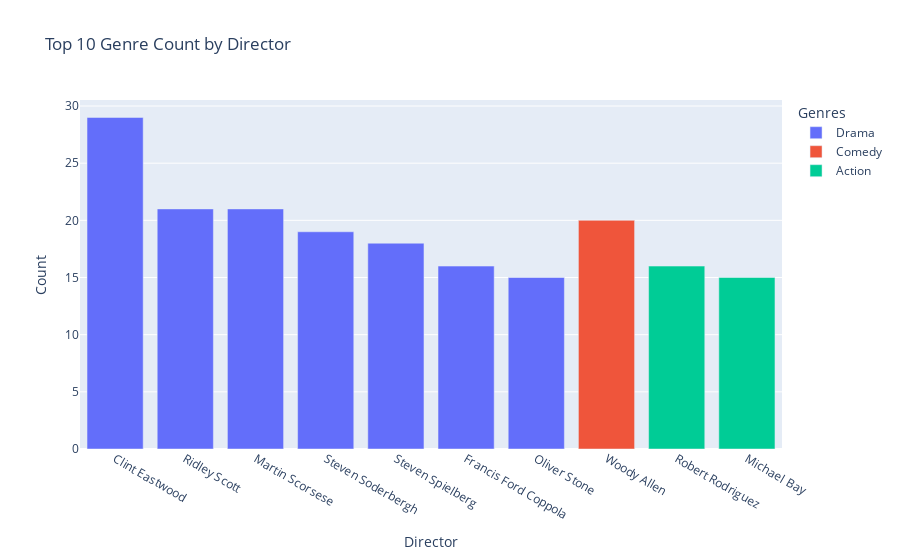

Notebook code cell kept with this figure:
### Code cell
# Buat variable grafik untuk ditampilkan
directorBar = px.bar(ndDirector, x="Director", y="Count", color="Genres", 
             title="Top 10 Genre Count by Director",
             labels={"Count": "Count", "Director": "Director"})

# Munculkan grafik
directorBar.show()

### Figure 1 — Plotly figure (JSON) as saved in the notebook; plotly's stock layout.template omitted (floating-point values rounded to 4 significant figures)
{"data": [{"alignmentgroup": "True", "hovertemplate": "Genres=Drama<br>Director=%{x}<br>Count=%{y}<extra></extra>", "legendgroup": "Drama", "marker": {"color": "#636efa", "pattern": {"shape": ""}}, "name": "Drama", "offsetgroup": "Drama", "orientation": "v", "showlegend": true, "textposition": "auto", "type": "bar", "x": ["Clint Eastwood", "Ridley Scott", "Martin Scorsese", "Steven Soderbergh", "Steven Spielberg", "Francis Ford Coppola", "Oliver Stone"], "xaxis": "x", "y": [29, 21, 21, 19, 18, 16, 15], "yaxis": "y"}, {"alignmentgroup": "True", "hovertemplate": "Genres=Comedy<br>Director=%{x}<br>Count=%{y}<extra></extra>", "legendgroup": "Comedy", "marker": {"color": "#EF553B", "pattern": {"shape": ""}}, "name": "Comedy", "offsetgroup": "Comedy", "orientation": "v", "showlegend": true, "textposition": "auto", "type": "bar", "x": ["Woody Allen"], "xaxis": "x", "y": [20], "yaxis": "y"}, {"alignmentgroup": "True", "hovertemplate": "Genres=Action<br>Director=%{x}<br>Count=%{y}<extra></extra>", "legendgroup": "Action", "marker": {"color": "#00cc96", "pattern": {"shape": ""}}, "name": "Action", "offsetgroup": "Action", "orientation": "v", "showlegend": true, "textposition": "auto", "type": "bar", "x": ["Robert Rodriguez", "Michael Bay"], "xaxis": "x", "y": [16, 15], "yaxis": "y"}], "layout": {"barmode": "relative", "legend": {"title": {"text": "Genres"}, "tracegroupgap": 0}, "title": {"text": "Top 10 Genre Count by Director"}, "xaxis": {"anchor": "y", "domain": [0, 1], "title": {"text": "Director"}}, "yaxis": {"anchor": "x", "domain": [0, 1], "title": {"text": "Count"}}}}
